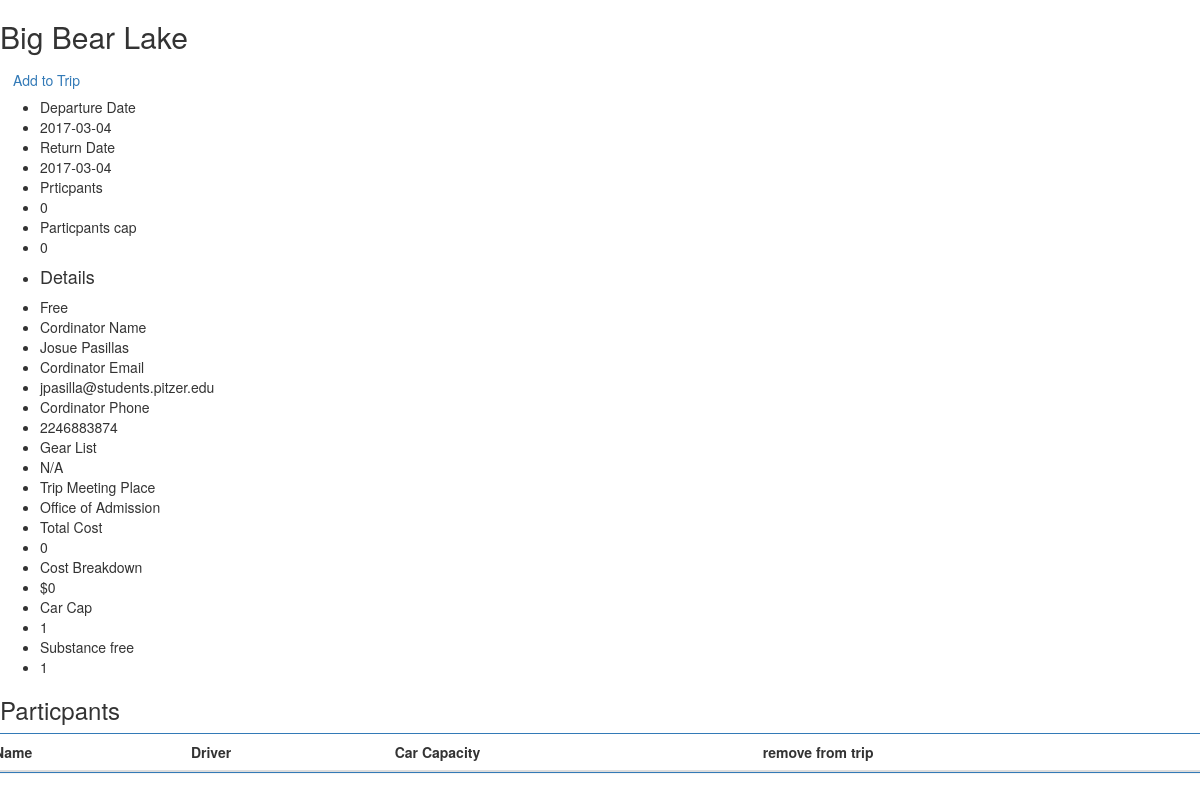
The app's page /trips/21 with its own data.
### tables this page shows
CREATE TABLE Master (
  id integer PRIMARY KEY AUTOINCREMENT ,
  Trip_Name TEXT not NULL,
  Deparure_Date TEXT not NULL,
  Return_Date TEXT not NULL,
  Details_Short TEXT not NULL,
  Post_Time TEXT not NULL,
  Participant_num Integer not Null,
  Partcipant_cap  Integer not NULL,
  Trip_Location Integer NOT NULL
);

CREATE TABLE Trips(
  id INTEGER PRIMARY KEY AUTOINCREMENT,
  Master_Key integer not NULL,
  Details TEXT not NULL,
  Coordinator_Name TEXT not NULL,
  Coordinator_Email TEXT not NULL,
  Coordinator_Phone Integer not NULL,
  Gear_List TEXT not NULL,
  Trip_Meeting_Place TEXT not NULL,
  Additional_Costs Integer not NULL,
  Total_Cost Integer NOT NULL,
  Cost_BreakDown Text NOT NULL,
  Car_Cap Integer NOT NULL,
  Substance_Frre Integer NOT NULL,
  Weather_Forcast blob NOT NULL,
  FOREIGN KEY(Master_Key) REFERENCES Master(id) ON DELETE CASCADE
);

### Pitzer_Outdoor_Adventure/Main/controllers.py (the view)
@main.route("/trips/<TripKey>")
def TripPage(TripKey):
    tripDetails, meta, ParticpantInfo = db.getTrip(TripKey)
    print(tripDetails)
    print(meta)
    print(ParticpantInfo)
    return render_template("TripPage.html", Tripinfo=tripDetails[0], TripMeta=meta[0], ParticpantInfo= ParticpantInfo)

### DatabaseConnection/DatabaseConnection.py (called while the page is built)
    def getTrip(self,Master_Key):
        master_details = self.cursor.execute('select * from Master WHERE id =' + str(Master_Key)).fetchall()
        trip_details = self.cursor.execute('select * from Trips WHERE Master_Key =' + str(Master_Key)).fetchall()
        particpant_details = self.cursor.execute('select Participant, Driver, Car_Capacity, id from Participants '
                                                 'where Trips_Key=' + str(trip_details[0][0])).fetchall()
        return trip_details, master_details, particpant_details

### Pitzer_Outdoor_Adventure/Main/templates/TripPage.html (shortened to what this page needs)
<!DOCTYPE html>
<html lang="en">
<head>
    <link rel="stylesheet" href="http://maxcdn.bootstrapcdn.com/bootstrap/3.3.4/css/bootstrap.min.css">
</head>
<body>
<h2> {{TripMeta[1]}}</h2>
<a class="btn" href= {{ url_for('main.add_Participant', FormKey = Tripinfo[0] ) }} >Add to Trip</a>
<ul>
    <li>Departure Date</li>
    <li>{{ TripMeta[2] }}</li>
        <li>Return Date</li>
    <li>{{ TripMeta[3] }}</li>
        <li>Prticpants </li>
    <li>{{ TripMeta[6] }}</li>
        <li>Particpants cap</li>
    <li>{{ TripMeta[7] }}</li>
    <li><h4>Details</h4></li>
    <li>{{ Tripinfo[2]}} </li>
    <li>Cordinator Name </li>
    <li>{{ Tripinfo[3]}} </li>
    <li>Cordinator Email </li>
    <li>{{ Tripinfo[4]}} </li>
    <li>Cordinator Phone </li>
    <li>{{ Tripinfo[5]}} </li>
    <li>Gear List</li>
    <li>{{ Tripinfo[6]}} </li>
    <li>Trip Meeting Place </li>
    <li>{{ Tripinfo[7]}} </li>
    <li>Total Cost </li>
    <li>{{ Tripinfo[8]}} </li>
    <li>Cost Breakdown </li>
    <li>{{ Tripinfo[10]}} </li>
    <li>Car Cap</li>
    <li>{{ Tripinfo[11]}} </li>
    <li>Substance free </li>
    <li>{{ Tripinfo[12]}} </li>
</ul>
    <h3> Particpants</h3>
    <div class="row">
        <div class="panel panel-primary filterable">
            <table class="table">
                <thead>
                    <tr>
                        <th>Name</th>
                        <th>Driver</th>
                        <th>Car Capacity</th>
                        <th>remove from trip</th>
                    </tr>
                </thead>
            </table>
</body>
</html>

### records on screen
Master: Trip_Name "Big Bear Lake", Deparure_Date "2017-03-04", Return_Date "2017-03-04", Participant_num "0", Partcipant_cap "0"
Trips: Details "Free", Coordinator_Name "Josue Pasillas", Coordinator_Email "jpasilla@students.pitzer.edu", Coordinator_Phone "2246883874", Gear_List "N/A", Trip_Meeting_Place "Office of Admission", Additional_Costs "0", Cost_BreakDown "$0", Car_Cap "1", Substance_Frre "1"
